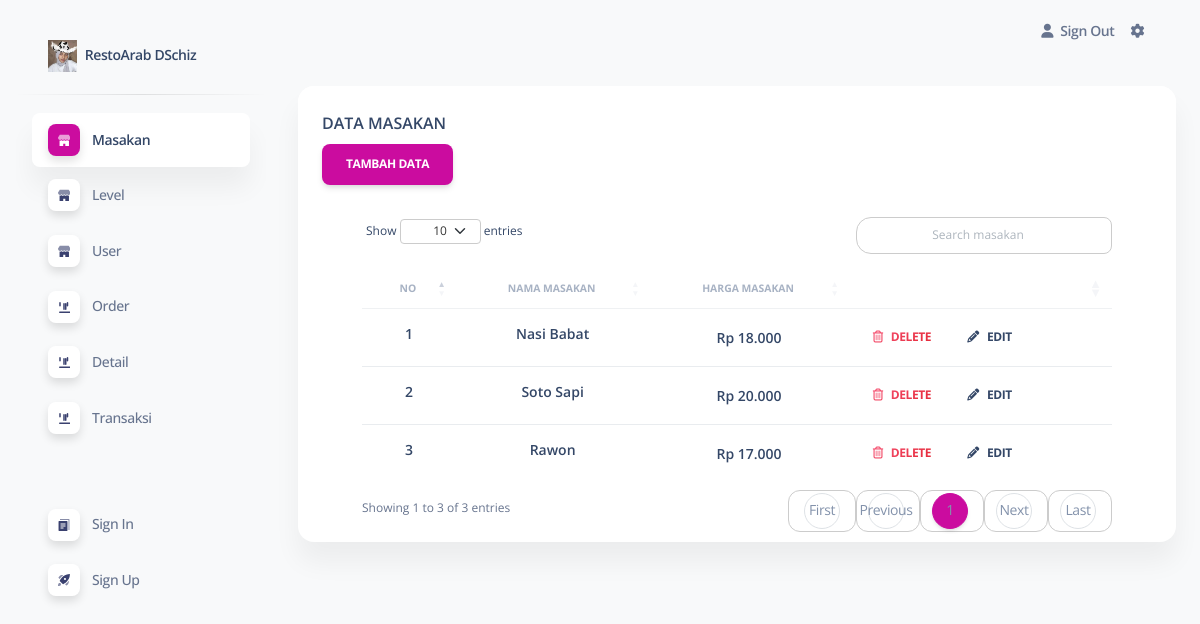
/pages/index.php?page=masakan (signed in), run on the app's committed database.
### tables this page shows
CREATE TABLE `masakan` (
  `id_masakan` int(11) NOT NULL,
  `nama_masakan` varchar(255) NOT NULL,
  `harga` int(11) NOT NULL,
  `status_masakan` varchar(50) NOT NULL
);

### pages/masakan/data_masakan.php (the view, shortened to what this page needs)
<head>
</head>
<div class="container-fluid py-4">
  <div class="row">
    <div class="col-12">
      <div class="card mb-4">
        <div class="card-header pb-0">
          <h6>DATA MASAKAN</h6>
          <button class="btn btn-primary" data-bs-toggle="modal" data-bs-target="#tambahModal">Tambah Data</button>
        </div>
        <div class="card-body px-6 pt-0 pb-2">
          <div class="table-responsive p-0">
            <table class="table align-items-center mb-0 custom-table" id="level">
              <thead>
                <tr>
                  <th class="text-center text-uppercase text-secondary text-xxs font-weight-bolder opacity-7">NO</th>
                  <th class="text-center text-uppercase text-secondary text-xxs font-weight-bolder opacity-7">NAMA MASAKAN</th>
                  <th class="text-center text-uppercase text-secondary text-xxs font-weight-bolder opacity-7">HARGA MASAKAN</th>
                  <th class="text-secondary opacity-7"></th>
                </tr>
              </thead>
              <tbody>
                <?php
                include "../conf/conn.php";
                $no = 0;
                $query = mysqli_query($koneksi, "SELECT * FROM masakan ORDER BY id_masakan DESC")
                  or die(mysqli_error($koneksi));
                while ($row = mysqli_fetch_array($query)) {
                ?>
                  <tr>
                    <td>
                      <h6 class="align-middle text-center text-sm"><?php echo $no = $no + 1; ?></h6>
                    </td>
                    <td>
                      <h6 class="align-middle text-center text-sm"><?php echo $row['nama_masakan']; ?></h6>
                    </td>
                    <td class="align-middle text-center text-sm">
                      <h6 class="mb-0 text-sm"><?php echo "Rp " . number_format($row['harga'], 0, ",", "."); ?></h6>
                    </td>
                    <td class="align-middle">
                      <a class="btn btn-link text-danger text-gradient px-3 mb-0" href="masakan/hapus_masakan.php?id=<?php echo $row['id_masakan']; ?>"><i class="far fa-trash-alt me-2"></i>Delete</a>
                      <a class="btn btn-link text-dark px-3 mb-0" href="#" data-bs-toggle="modal" data-bs-target="#editModal<?php echo $row['id_masakan']; ?>"><i class="fas fa-pencil-alt text-dark me-2" aria-hidden="true"></i>Edit</a>
                    </td>
                  </tr>
                <?php } ?>

### data on the page
masakan: nama_masakan "Nasi Babat", harga "18.000"
masakan: no "2", nama_masakan "Soto Sapi", harga "20.000"
masakan: no "3", nama_masakan "Rawon", harga "17.000"
